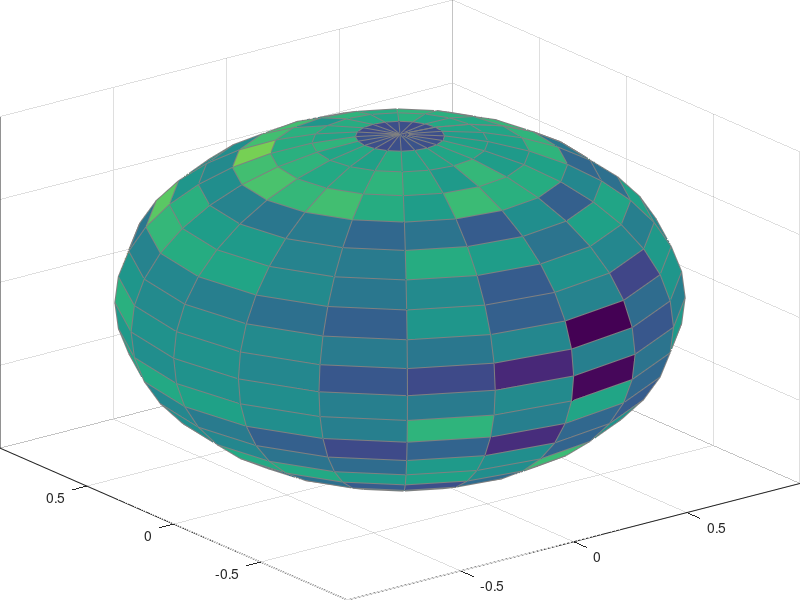

Source code (MATLAB): (Note: this script raises an error after producing the figure.)
format compact
set(gcf,'Menubar','none','Name','Spheres', ...
 'NumberTitle','off','Position',[10,350,400,300], ...
 'Color',[0 0 0]);

h = axes('Position',[0 0 1 1]);

%Draws sphere
[X Y Z]=sphere(20);
C = Z^2 + Y^2;
hs = surf(X, Y, Z, C);

%sets wireframe to visible
set(hs,'EdgeColor',[0.5 0.5 0.5]);

%Alters transparency of sphere
alpha('color');
alphamap('rampdown');

%Sets lighting of sphere
camlight right;
lighting phong
hidden off
axis equal

%Create writerObj
writerObj = VideoWriter('sphere.avi');  
open(writerObj)

%Animated movie of the rotation of the 3D globe
oh=findobj(gca,'type','surface');
%Spins about z axis.
for i = 1:36
axis off;
rotate(oh,[0 0 1],10);
M(i) = getframe(gca);
frame = getframe;
writeVideo(writerObj,frame);
end
%Spins about y axis.
for i = 1:36
axis off;
rotate(oh,[0 1 0],10);
M(i) = getframe(gca);
frame = getframe;
writeVideo(writerObj,frame);
end
%Spins about x axis.
for i = 1:36
axis off;
rotate(oh,[1 0 0],10);
M(i) = getframe(gca);
frame = getframe;
writeVideo(writerObj,frame);
end

close(writerObj);